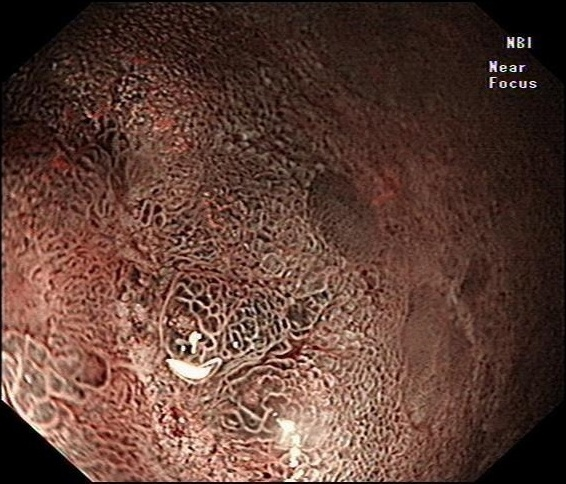
#> input picture 医院项目/2022.1-2022.6/二值化并筛选/jpg/10.jpg, 566 x 484 px; its folder holds only this picture in this run
$ python 'gabor滤波器查看纹理特征.py'   (older library calls are emulated)
#> lines starting #> are read from the running program, lines starting #| are printed output that depends on the picture
# 2023.3.8
# https://blog.csdn.net/wsp_1138886114/article/details/84841370


import cv2,os
import numpy as np
import matplotlib.pyplot as plt


def get_img(input_Path):
    img_paths = []
    for (path, dirs, files) in os.walk(input_Path):
        for filename in files:
            if filename.endswith(('.jpg','.png')):
                img_paths.append(path+'/'+filename)
    return img_paths


#构建Gabor滤波器
def build_filters():
     filters = []
     ksize = [7,9,11,13,15,17] # gabor尺度，6个
     lamda = np.pi/2.0         # 波长
     for theta in np.arange(0, np.pi, np.pi / 4): #gabor方向，0°，45°，90°，135°，共四个
         for K in range(6):
             kern = cv2.getGaborKernel((ksize[K], ksize[K]), 1.0, theta, lamda, 0.5, 0, ktype=cv2.CV_32F)
             kern /= 1.5*kern.sum()
             filters.append(kern)
     plt.figure(1)

     #用于绘制滤波器
     for temp in range(len(filters)):
         plt.subplot(4, 6, temp + 1)
         plt.imshow(filters[temp])
     plt.show()
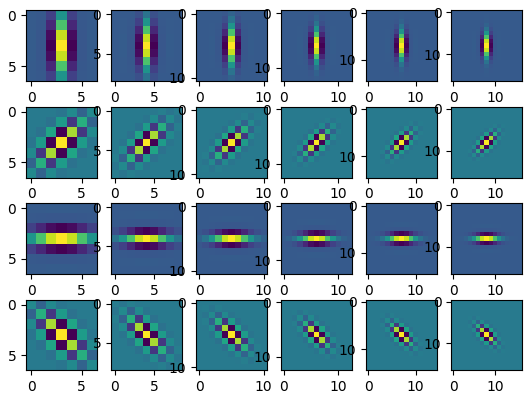
#> figure drawn by matplotlib, 24 panels
#> further down, img is the input picture: shape (484, 566, 3); mean B, G, R 53.7, 63.5, 94.3
     return filters

#Gabor特征提取
def getGabor(img,filters):
    res = [] #滤波结果
    for i in range(len(filters)):
        # res1 = process(img, filters[i])
        accum = np.zeros_like(img)
        for kern in filters[i]:
            fimg = cv2.filter2D(img, cv2.CV_8UC1, kern)
            accum = np.maximum(accum, fimg, accum)
        res.append(np.asarray(accum))
#> after the loop, res = 24 items

    #用于绘制滤波效果
    plt.figure(2)
    for temp in range(len(res)):
        plt.subplot(4,6,temp+1)
        plt.imshow(res[temp], cmap='gray' )
#> this loop made 24 passes
    plt.show()
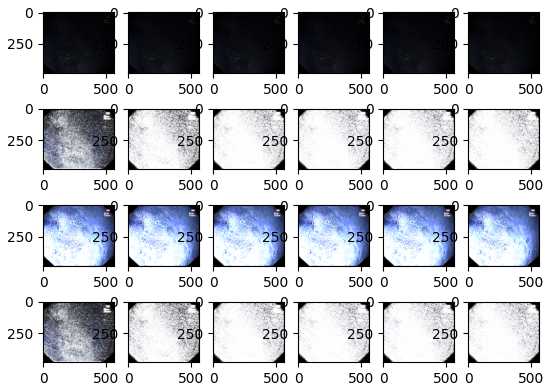
#> figure drawn by matplotlib, 24 panels
    return res  #返回滤波结果,结果为24幅图，按照gabor角度排列


if __name__ == '__main__':
    input_Path = './jpg'
    filters = build_filters()
    img_paths = get_img(input_Path)
    for img in img_paths:
        img = cv2.imread(img)
        getGabor(img, filters)
